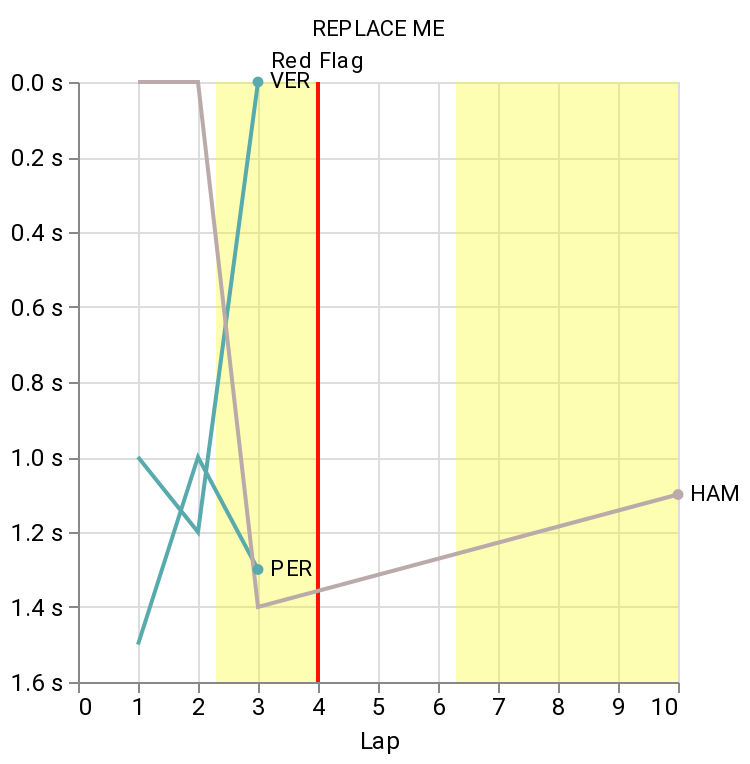

Specify this chart in Vega-Lite:
### Vega-Lite specification from a JSON file in a GitHub repository (floating-point values rounded to 4 significant figures)
{"$schema": "https://vega.github.io/schema/vega-lite/v5.json", "description": "A scatterplot showing horsepower and miles per gallons for various cars.", "params": [{"name": "current_lap", "value": 10}], "datasets": {"gaps_data": [{"lap": 1, "n": "VER", "gap": 1, "c": "#58aaac"}, {"lap": 2, "n": "VER", "gap": 1.2, "c": "#58aaac"}, {"lap": 3, "n": "VER", "gap": 0, "c": "#58aaac"}, {"lap": 1, "n": "PER", "gap": 1.5, "c": "#58aaac"}, {"lap": 2, "n": "PER", "gap": 1, "c": "#58aaac"}, {"lap": 3, "n": "PER", "gap": 1.3, "c": "#58aaac"}, {"lap": 1, "n": "HAM", "gap": 0, "c": "#BBAAAA"}, {"lap": 2, "n": "HAM", "gap": 0, "c": "#BBAAAA"}, {"lap": 3, "n": "HAM", "gap": 1.4, "c": "#BBAAAA"}, {"lap": 10, "n": "HAM", "gap": 1.1, "c": "#BBAAAA"}], "track_data": [{"ts_from": null, "ts_to": null, "lap_from": 2.3, "lap_to": 4, "status": "VSC", "type": "interval"}, {"ts_from": null, "ts_to": null, "lap_from": 6.3, "lap_to": null, "status": "SC", "type": "interval"}, {"ts_from": null, "ts_to": null, "lap_from": 4, "lap_to": 4, "status": "Red Flag", "type": "instant"}]}, "data": {"name": "gaps_data"}, "encoding": {"detail": {"field": "n", "type": "nominal"}, "color": {"field": "c", "type": "nominal", "legend": null, "scale": null, "sort": null}}, "layer": [{"data": {"name": "track_data"}, "transform": [{"calculate": "datum.lap_to || current_lap", "as": "lap_to"}, {"calculate": "(datum.lap_from + datum.lap_to) / 2", "as": "lap_center"}], "layer": [{"comment": "Highlight SC and VSC", "mark": {"type": "rect", "opacity": 0.3}, "encoding": {"x": {"field": "lap_from", "type": "quantitative"}, "x2": {"field": "lap_to"}, "color": {"value": "#fcfc00"}}, "transform": [{"filter": "datum.type == 'interval'"}]}, {"comment": "Label red flags", "mark": {"type": "text", "align": "center", "baseline": "bottom", "dy": {"expr": "-(height/2) - 5"}}, "encoding": {"text": {"field": "status"}, "color": {"value": "black"}, "x": {"field": "lap_center", "type": "quantitative"}}, "transform": [{"filter": "datum.type == 'instant'"}]}, {"comment": "Vertical line for red flags", "mark": {"type": "rule", "strokeWidth": 2}, "encoding": {"text": {"field": "status"}, "color": {"value": "#ff1200"}, "x": {"field": "lap_from", "type": "quantitative"}}, "transform": [{"filter": "datum.type == 'instant'"}]}]}, {"comment": "Gap to leader line", "mark": {"type": "line"}, "encoding": {"x": {"field": "lap", "type": "quantitative", "title": "Lap", "axis": {"format": ".0f"}}, "y": {"field": "gap", "type": "quantitative", "title": null, "scale": {"reverse": true}, "axis": {"labelExpr": "format(datum.value, '.1f') + ' s'"}}}}, {"comment": "Label lines", "encoding": {"x": {"aggregate": "max", "field": "lap", "type": "quantitative"}, "y": {"aggregate": {"argmax": "lap"}, "field": "gap", "type": "quantitative"}}, "layer": [{"mark": {"type": "circle"}}, {"mark": {"type": "text", "align": "left", "dx": 6}, "encoding": {"text": {"field": "n"}, "color": {"value": "black"}}}]}], "config": {"background": "#FFFFFF00", "font": "Roboto", "title": {"fontSize": 16, "fontWeight": 500, "font": "Exo 2"}, "axis": {"labelFontSize": 12, "titleFontSize": 14, "titleFont": "Exo 2", "titleFontWeight": 500}}, "title": "REPLACE ME", "width": "container", "height": "container"}
